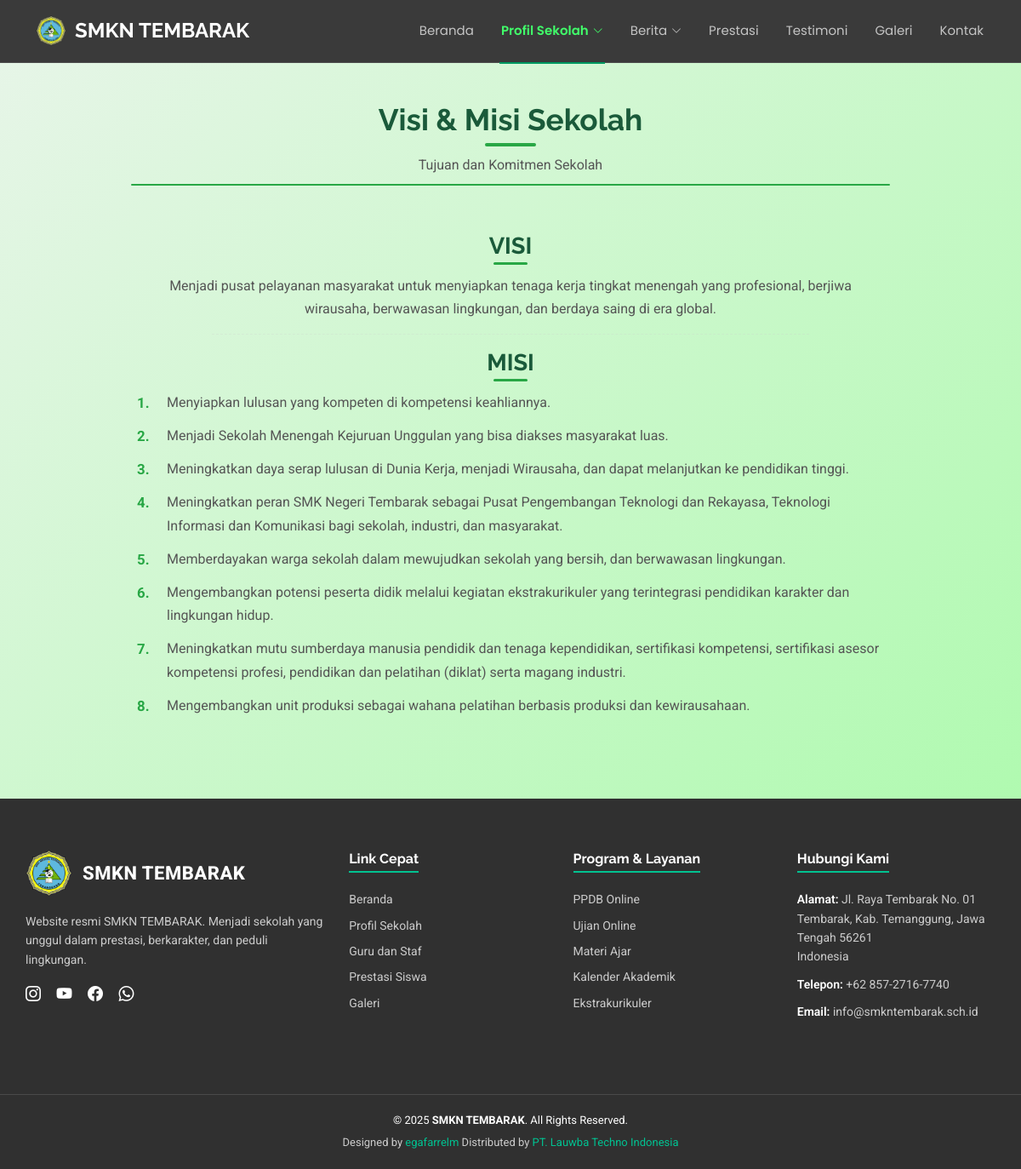
Page /frontend/pages/visi_misi/index.php on the committed database.
### tables this page shows
CREATE TABLE `abouts` (
  `id` bigint NOT NULL,
  `school_name` varchar(255) NOT NULL,
  `school_logo` text NOT NULL,
  `school_banner` varchar(200) NOT NULL,
  `school_tagline` varchar(255) NOT NULL,
  `school_description` text NOT NULL,
  `since` date NOT NULL,
  `alamat` varchar(255) NOT NULL
);

CREATE TABLE `visi_misi` (
  `id` bigint NOT NULL,
  `visi` text NOT NULL,
  `misi` text NOT NULL
);

### frontend/pages/visi_misi/index.php (called while the page is built)
<?php
include '../../partials/header.php';
include '../../partials/navbar.php';
include 'visi_misi.php';
include '../../partials/footer.php';
include '../../partials/script.php';
?>

### frontend/pages/visi_misi/visi_misi.php (the view, shortened to what this page needs)
<?php
$visi_text = "Visi sekolah belum ditetapkan.";
$misi_items = ["Misi sekolah belum ditetapkan."];
if (isset($connect) && $connect) {
    $qVm = "SELECT visi, misi FROM visi_misi LIMIT 1";
    $resVm = @mysqli_query($connect, $qVm);
    if ($resVm && mysqli_num_rows($resVm) > 0) {
        $vm = mysqli_fetch_object($resVm);
        $visi_text = (isset($vm->visi) && $vm->visi !== null) ? (string)$vm->visi : $visi_text;
        $misi_raw  = (isset($vm->misi) && $vm->misi !== null) ? (string)$vm->misi : "1. Misi sekolah belum ditetapkan.";
        $misi_items = preg_split('/(?:\r\n|\r|\n)+/', trim($misi_raw), -1, PREG_SPLIT_NO_EMPTY);
    }
}
?>
<section class="visi-misi-section light-background">
    <div class="container section-title-custom" data-aos="fade-up">
        <h2>Visi & Misi Sekolah</h2>
        <p>Tujuan dan Komitmen Sekolah</p>
        <div class="section-line"></div>
    </div>
    <div class="container" data-aos="fade-up" data-aos-delay="100">
        <div class="row justify-content-center">
            <div class="col-lg-10">
                <div class="vm-card p-4">
                    <div class="visi-wrapper mb-3 text-center">
                        <h3 class="vm-title mb-2">VISI</h3>
                        <div class="vm-content">
                            <p class="visi-text">
                                <?= htmlspecialchars((string)$visi_text, ENT_QUOTES, 'UTF-8') ?>
                            </p>
                        </div>
                    </div>
                    <hr class="vm-divider my-3">
                    <div class="misi-wrapper text-center">
                        <h3 class="vm-title mb-2">MISI</h3>
                        <div class="vm-content">
                            <ul class="misi-list text-start d-inline-block">
                                <?php
                                $no = 1;
                                foreach ($misi_items as $misi_raw_item) :
                                    $misi_display = preg_replace('/^\d+\.\s*/', '', trim((string)$misi_raw_item));
                                ?>
                                <li>
                                    <span class="misi-number"><?= $no++ ?>.</span>
                                    <?= htmlspecialchars($misi_display, ENT_QUOTES, 'UTF-8') ?>
                                </li>
                                <?php endforeach; ?>
                            </ul>
                        </div>
                    </div>
                </div>
            </div>
        </div>
    </div>
</section>

### frontend/partials/navbar.php (shortened to what this page needs)
<?php
$current_folder = basename(dirname($_SERVER['PHP_SELF']));
function activeMenu($folder) {
  global $current_folder;
  return $current_folder === $folder ? 'active' : '';
}
function activeDropdown($folders = []) {
  global $current_folder;
  return in_array($current_folder, $folders) ? 'active' : '';
}
?>
<header id="header" class="header d-flex align-items-center fixed-top">
  <div class="container position-relative d-flex align-items-center justify-content-between">
    <a href="../beranda/index.php" class="logo d-flex align-items-center me-auto me-xl-0">
      <img src="/company_profile/storages/abouts/<?= $item->school_logo ?>" style="height:50px; margin-right:10px;">
      <h1 class="sitename"><?= $item->school_name ?></h1>
    </a>
    <nav id="navmenu" class="navmenu">
      <ul>
        <li><a href="../beranda/index.php" class="<?= activeMenu('beranda') ?>">Beranda</a></li>
<li class="dropdown">
  <a href="#" class="<?= activeDropdown(['profil_sekolah','sejarah','visi_misi','gurustaf','organisasi','jurusan']) ?>">
    <span>Profil Sekolah</span>
    <i class="bi bi-chevron-down toggle-dropdown"></i>
  </a>
</li>
<li class="dropdown">
  <a href="#" class="<?= activeDropdown(['berita','pengumuman']) ?>">
    <span>Berita</span>
    <i class="bi bi-chevron-down toggle-dropdown"></i>
  </a>
</li>
<li><a href="../prestasi/index.php" class="<?= activeMenu('prestasi') ?>">Prestasi</a></li>
<li><a href="../testimonials/index.php" class="<?= activeMenu('testimonials') ?>">Testimoni</a></li>
<li><a href="../galeri/index.php" class="<?= activeMenu('galeri') ?>">Galeri</a></li>
<li><a href="../kontak/index.php" class="<?= activeMenu('kontak') ?>">Kontak</a></li>
      </ul>
    </nav>
  </div>
</header>

### frontend/partials/footer.php (shortened to what this page needs)
<?php
$qHome = "SELECT * FROM abouts";
$resHome = mysqli_query($connect, $qHome) or die(mysqli_error($connect));
$item = $resHome->fetch_object();
$school_name = isset($item->school_name) ? $item->school_name : 'SMKN TEMBARAK';
?>
<footer class="footer-custom">
    <div class="footer-top">
        <div class="footer-col">
            <div class="footer-logo-text">
                <img src="/company_profile/storages/abouts/<?= $item->school_logo ?>" alt="Logo Sekolah" class="footer-logo-img" />
                <div class="footer-school-name"><?= $school_name ?></div>
            </div>
            <p>Website resmi <?= $school_name ?>. Menjadi sekolah yang unggul dalam prestasi, berkarakter, dan peduli lingkungan.</p>
            <div class="footer-social-icons">
                <a href="https://www.instagram.com/smkntembarak/" title="Instagram"><i class="bi bi-instagram"></i></a>
                <a href="https://www.youtube.com/@officialsmkntembarak9913" title="YouTube"><i class="bi bi-youtube"></i></a>
                <a href="https://www.facebook.com/smkntembarak/" title="Facebook"><i class="bi bi-facebook"></i></a>
                <a href="https://api.whatsapp.com/send/?phone=6285727167740&text&type=phone_number&app_absent=0" title="WhatsApp"><i class="bi bi-whatsapp"></i></a>
            </div>
        </div>
        <div class="footer-col">
            <h4>Link Cepat</h4>
            <ul>
                <li><a href="../beranda/index.php">Beranda</a></li>
                <li><a href="../profil_sekolah/index.php">Profil Sekolah</a></li>
                <li><a href="../gurustaf/index.php">Guru dan Staf</a></li>
                <li><a href="../prestasi/index.php">Prestasi Siswa</a></li>
                <li><a href="../galeri/index.php">Galeri</a></li>
            </ul>
        </div>
        <div class="footer-col">
            <h4>Program & Layanan</h4>
            <ul>
                <li><a href="#">PPDB Online</a></li>
                <li><a href="#">Ujian Online</a></li>
                <li><a href="#">Materi Ajar</a></li>
                <li><a href="#">Kalender Akademik</a></li>
                <li><a href="#">Ekstrakurikuler</a></li>
            </ul>
        </div>
        <div class="footer-col">
            <h4>Hubungi Kami</h4>
            <address>
                <p>
                    <strong>Alamat:</strong> Jl. Raya Tembarak No. 01<br>
                    Tembarak, Kab. Temanggung, Jawa Tengah 56261<br>
                    Indonesia
                </p>
                <p><strong>Telepon:</strong> +62 857-2716-7740</p>
                <p><strong>Email:</strong> info@smkntembarak.sch.id</p>
            </address>
        </div>
    </div>
    <div class="footer-bottom">
        <div class="container-fluid">
            &copy; 2025 <strong><?= $school_name ?></strong>. All Rights Reserved.
            <div class="credits">
                Designed by <a href="https://www.instagram.com/egafarrelm/">egafarrelm</a> Distributed by <a href="https://www.instagram.com/lauwba_techno/?hl=id" target="_blank">PT. Lauwba Techno Indonesia</a>
            </div>
        </div>
    </div>
</footer>

### frontend/KnightOne-1.0.0/assets/css/main.css (style rules this page uses)
:root { --default-font: "Roboto", system-ui, -apple-system, "Segoe UI", Roboto, "Helvetica Neue", Arial, "Noto Sans", "Liberation Sans", sans-serif, "Apple Color Emoji", "Segoe UI Emoji", "Segoe UI Symbol", "Noto Color Emoji"; --heading-font: "Raleway", sans-serif; --nav-font: "Poppins", sans-serif; }
:root { --background-color: #ffffff; --default-color: #444444; --heading-color: #282828; --accent-color: #009961; --surface-color: #ffffff; --contrast-color: #ffffff; }
:root { --nav-color: #ffffff; --nav-hover-color: #009961; --nav-mobile-background-color: #ffffff; --nav-dropdown-background-color: #ffffff; --nav-dropdown-color: #444444; --nav-dropdown-hover-color: #009961; }
.light-background { --background-color: #f9f9f9; --surface-color: #ffffff; }
:root { scroll-behavior: smooth; }
a { color: var(--accent-color); text-decoration: none; transition: 0.3s; }
h1, h2, h3, h4, h5, h6 { color: var(--heading-color); font-family: var(--heading-font); }
.header { --background-color: rgba(0, 0, 0, 0); --default-color: #ffffff; --heading-color: #ffffff; color: var(--default-color); background-color: var(--background-color); padding: 10px 0; transition: all 0.5s; z-index: 997; border-bottom: 1px solid color-mix(in srgb, var(--default-color), transparent 90%); }
.header .logo { line-height: 1; }
.header .logo img { max-height: 36px; margin-right: 8px; }
.header .logo h1 { font-size: 30px; margin: 0; font-weight: 700; color: var(--heading-color); }
@media (max-width: 1200px) { .header .logo { order: 1; } }
@media (max-width: 1200px) { .header .logo h1 { font-size: 24px; } }
@media (max-width: 1200px) { .header .navmenu { order: 3; } }
@media (min-width: 1200px) { .navmenu { padding: 0; } }
@media (min-width: 1200px) { .navmenu ul { margin: 0; padding: 0; display: flex; list-style: none; align-items: center; } }
@media (min-width: 1200px) { .navmenu li { position: relative; } }
@media (min-width: 1200px) { .navmenu>ul>li { white-space: nowrap; padding: 15px 14px; } }
@media (min-width: 1200px) { .navmenu>ul>li:last-child { padding-right: 0; } }
@media (min-width: 1200px) { .navmenu a, .navmenu a:focus { color: color-mix(in srgb, var(--nav-color), transparent 30%); font-size: 15px; padding: 0 2px; font-family: var(--nav-font); font-weight: 400; display: flex; align-items: center; justify-content: space-between; white-space: nowrap; transition: 0.3s; position: relative; } }
@media (min-width: 1200px) { .navmenu a i, .navmenu a:focus i { font-size: 12px; line-height: 0; margin-left: 5px; transition: 0.3s; } }
@media (min-width: 1200px) { .navmenu>ul>li>a:before { content: ""; position: absolute; height: 2px; bottom: -27px; left: 0; background-color: var(--nav-hover-color); visibility: hidden; width: 0px; transition: all 0.3s ease-in-out 0s; } }
@media (min-width: 1200px) { .navmenu a:hover:before, .navmenu li:hover>a:before, .navmenu .active:before { visibility: visible; width: 100%; } }
@media (min-width: 1200px) { .navmenu li:hover>a, .navmenu .active, .navmenu .active:focus { color: var(--nav-color); } }
section, .section { color: var(--default-color); background-color: var(--background-color); padding: 60px 0; scroll-margin-top: 72px; overflow: clip; }

### frontend/partials/navbar.php (style rules this page uses)
.header { background: #3a3a3a !important; backdrop-filter: none !important; -webkit-backdrop-filter: none !important; }
.navmenu a.active { color: #41ff6a !important; font-weight: 600; }
.navmenu .dropdown > a.active { color: #41ff6a !important; }

### rows in the picture
abouts: school_logo (picture), school_name "SMKN TEMBARAK"
visi_misi: visi "Menjadi pusat pelayanan masyarakat untuk menyiapkan tenaga kerja tingkat menengah yang profesional, berjiwa wirausaha, berwawasan lingkungan, dan berdaya saing di era global.", misi "Menyiapkan lulusan yang kompeten di kompetensi keahliannya.", misi "Menjadi Sekolah Menengah Kejuruan Unggulan yang bisa diakses masyarakat luas.", misi "Meningkatkan daya serap lulusan di Dunia Kerja, menjadi Wirausaha, dan dapat melanjutkan ke pendidikan tinggi.", misi "Meningkatkan peran SMK Negeri Tembarak sebagai Pusat Pengembangan Teknologi dan Rekayasa, Teknologi Informasi dan Komunikasi bagi sekolah, industri, dan masyarakat.", misi "Memberdayakan warga sekolah dalam mewujudkan sekolah yang bersih, dan berwawasan lingkungan.", misi "Mengembangkan potensi peserta didik melalui kegiatan ekstrakurikuler yang terintegrasi pendidikan karakter dan lingkungan hidup.", misi "Meningkatkan mutu sumberdaya manusia pendidik dan tenaga kependidikan, sertifikasi kompetensi, sertifikasi asesor kompetensi profesi, pendidikan dan pelatihan (diklat) serta magang industri.", misi "Mengembangkan unit produksi sebagai wahana pelatihan berbasis produksi dan kewirausahaan."
